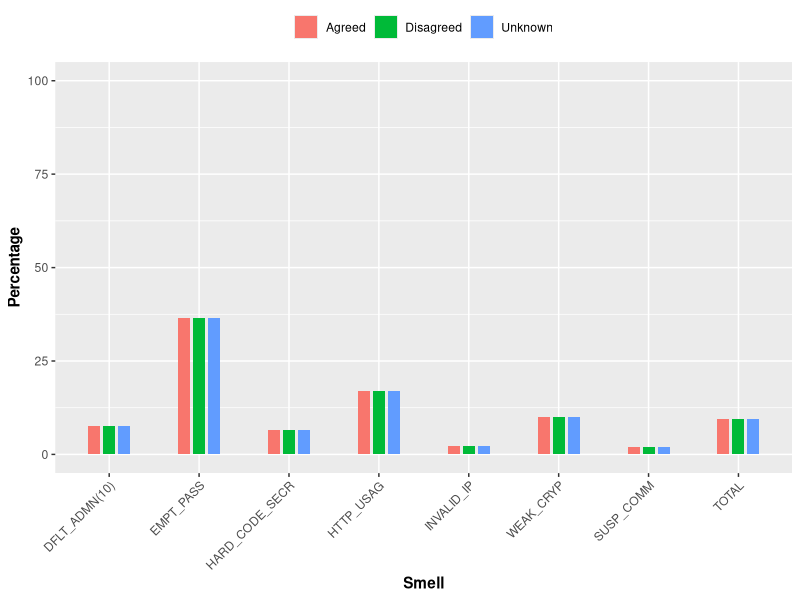

Write the R code that produced this figure.
t1 <- Sys.time()
cat("\014") 
options(max.print=1000000)


library(reshape2)
library(ggplot2)


yes_vec     <- c(7.70, 36.55, 6.45, 17.02, 2.33, 10.03, 1.97, 9.49)
no_vec      <- c(7.70, 36.55, 6.45, 17.02, 2.33, 10.03, 1.97, 9.49)
unknown_vec <- c(7.70, 36.55, 6.45, 17.02, 2.33, 10.03, 1.97, 9.49)

df     <- data.frame(Smell = c("DFLT_ADMN(10)", "EMPT_PASS", "HARD_CODE_SECR", "HTTP_USAG", "INVALID_IP", "WEAK_CRYP", "SUSP_COMM", "TOTAL"),  Agreed = yes_vec, Disagreed = 
                       no_vec,  Unknown = unknown_vec)
value_name <- "Percentage" 

data.m <- melt(df, id.vars='Smell', value.name = value_name )
data.m

pdf('/Users/akond/Documents/AkondOneDrive/OneDrive/SecurityInIaC/output/fig-res-feedback.pdf', width=6, height=2.5)

the_plot <- ggplot(data.m, aes(Smell, Percentage))     ### need to change this based on y-axis variable 
the_plot <- the_plot + geom_bar(aes(x = factor(Smell, levels=unique(Smell)), fill = variable), width = 0.4, position = position_dodge(width=0.5), 
stat="identity") 
the_plot <- the_plot + theme(legend.title = element_blank(), text = element_text(size=11), axis.title.x = element_text(face='bold'), axis.title.y = 
element_text(face='bold')) 
the_plot <- the_plot + theme(text = element_text(size=11), axis.text.x = element_text(angle=45, hjust=1), plot.title = element_text(hjust = 0.5), legend.position="top") +
            ylim(c(0, 100)) 
the_plot 

dev.off()

t2 <- Sys.time()
print(t2 - t1)  
rm(list = setdiff(ls(), lsf.str()))
